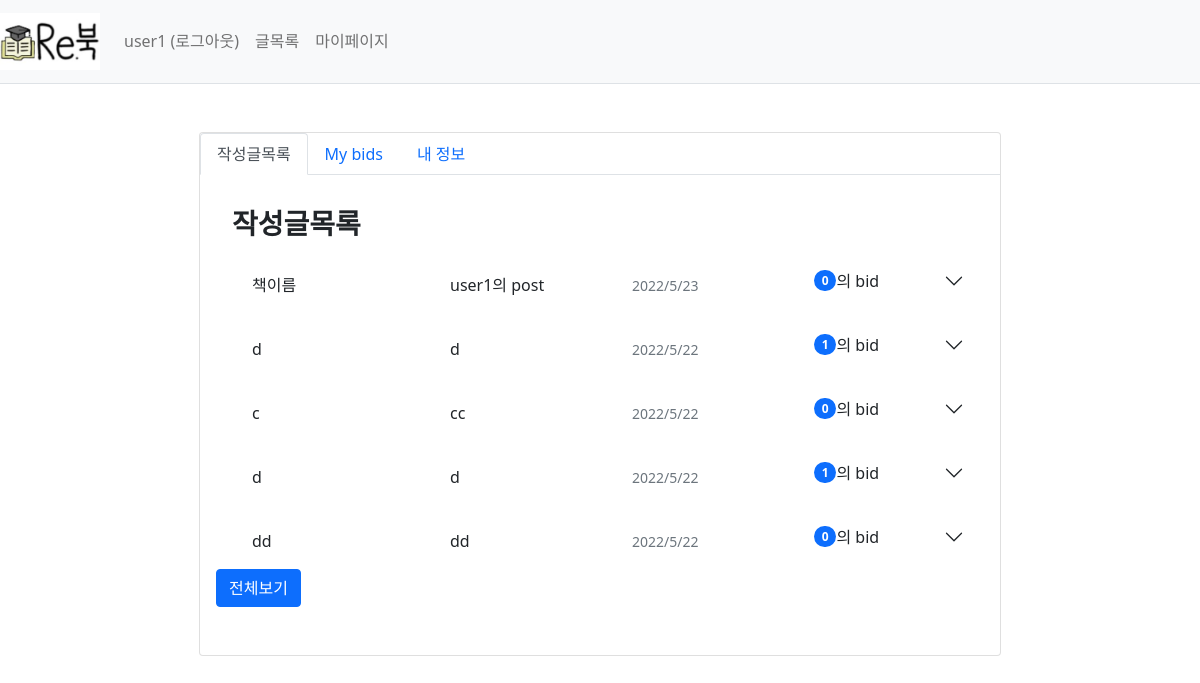
Page /mypage/list (signed in) on the committed database.
### webproject/models.py (models this page shows)
class User(db.Model):
    id = db.Column(db.Integer, primary_key =True)
    username = db.Column(db.String(150), unique=True, nullable=False)
    password = db.Column(db.String(200), nullable=False)
    email = db.Column(db.String(120), unique=True, nullable=False)

class BookInfo(db.Model): # 책 정보
    __tablename__ = 'bookinfo'
    id = db.Column(db.Integer, primary_key=True)
    name = db.Column(db.String(200),nullable=False) #책이름
    author = db.Column(db.String(200),nullable=False) #저자
    school = db.Column(db.String(200),nullable=False) #학교
    department = db.Column(db.String(200),nullable=False) #학과
    price = db.Column(db.Integer, nullable=False)

class Post(db.Model): #판매페이지
    id = db.Column(db.Integer, primary_key=True)
    subject = db.Column(db.String(200), nullable=False)
    content = db.Column(db.Text(),nullable=False)
    isparcel = db.Column(db.Boolean(), nullable=True,server_default='True')  # True: 택배, False: 직거래
    create_date = db.Column(db.DateTime(), nullable=False)
    img_path = db.Column(db.String(), nullable=True, server_default='1')  # 요거는 나중에 추가해보자
    book_info_id = db.Column(db.Integer, db.ForeignKey('bookinfo.id', ondelete='CASCADE'))
    book = db.relationship('BookInfo', backref=db.backref('post_set'))
    user_id = db.Column(db.Integer, db.ForeignKey('user.id', ondelete='CASCADE'), nullable=False)
    user = db.relationship('User', backref=db.backref('post_set'))

### webproject/views/mypage_views.py (the view)
@bp.route('/list')
@login_required
def _list():
    user_id=session.get('user_id')
    post_list = Post.query.filter(Post.user_id==user_id).order_by(Post.create_date.desc())
    reply_list = Reply.query.filter(Reply.user_id==user_id).order_by(Reply.create_date.desc())
    return render_template('mypage/mypage_list.html', post_list=post_list, reply_list=reply_list)

### webproject/views/auth_views.py (called while the page is built)
def login_required(view):
    @functools.wraps(view)
    def wrapped_view(**kwargs):
        if g.user is None:
            return redirect(url_for('auth.login'))
        return view(**kwargs)
    return wrapped_view

@bp.before_app_request
def load_logged_in_user():
    user_id=session.get('user_id')
    if user_id is None:
        g.user = None
    else:
        g.user = User.query.get(user_id)

@bp.before_app_request
def load_logged_in_user():
    user_id=session.get('user_id')
    if user_id is None:
        g.user = None
    else:
        g.user = User.query.get(user_id)

### webproject/templates/mypage/mypage_list.html (shortened to what this page needs)
{% extends 'base.html' %}
{% block content%}
<div class="d-flex justify-content-center mt-5">
    <div class="card">
<nav>
  <div class="nav nav-tabs" id="nav-tab" role="tablist">
    <button class="nav-link active" id="nav-home-tab" data-bs-toggle="tab" data-bs-target="#nav-home" type="button" role="tab" aria-controls="nav-home" aria-selected="true">작성글목록</button>
    <button class="nav-link" id="nav-profile-tab" data-bs-toggle="tab" data-bs-target="#nav-profile" type="button" role="tab" aria-controls="nav-profile" aria-selected="false">My bids</button>
    <button class="nav-link" id="nav-contact-tab" data-bs-toggle="tab" data-bs-target="#nav-contact" type="button" role="tab" aria-controls="nav-contact" aria-selected="false">내 정보</button>
  </div>
</nav>
<div class="tab-content" id="nav-tabContent">
  <div class="tab-pane fade show active" id="nav-home" role="tabpanel" aria-labelledby="nav-home-tab" tabindex="0" style="overflow-y:scroll;">
    <div class="card-body" style="width:50em; height:30em;" >
        <h3 class="mt-3 ms-3"><b>작성글목록</b></h3>
    {%if post_list[0]%}
    {%for i in range(5)%}
    {%if post_list[i]%}
    <div class="accordion accordion-flush" id="accordionFlushExample">
      <div class="accordion-item">
          <button class="accordion-button collapsed" type="button" data-bs-toggle="collapse" data-bs-target="#flush-collapse{{i}}" aria-expanded="false" aria-controls="flush-collapseOne">
                <div class="ms-3 col-md-3 mt-2" style="float:left;">{{post_list[i].book.name}}</div>
                <div class="ms-3 col-md-3 mt-2" style="float:left;">{{post_list[i].subject}}</div>
                <div class="col-md-2 mt-2 col-md-3 " style="float:right;"><small class="text-muted">{{post_list[i].create_date.year}}/{{post_list[i].create_date.month}}/{{post_list[i].create_date.day}}</small></div>
              <span class="badge bg-primary rounded-pill ">{{post_list[i].reply_set|length}}</span>
              <span>의 bid</span>
          </button>
      </div>
    </div>
    {%endif%}
    {%endfor%}
                <a href="{{url_for('mypage.post_all')}}">
                <button class="btn btn-primary" >전체보기</button>
                </a>
    {%else%}
        <p>작성 글이 없습니다</p>
    {%endif%}
    </div>
  </div>
</div>
</div>
</div>
{% endblock %}

### webproject/templates/base.html (shortened to what this page needs)
<!doctype html>
<html lang="kor">
<head>
    <link rel="stylesheet" href="{{ url_for('static',filename='bootstrap.min.css') }}">
    <link rel="stylesheet" href="{{ url_for('static', filename='style.css') }}">
</head>
<body>
<nav class="navbar navbar-expand-lg navbar-light bg-light border-bottom">
    <a class="navbar-brand" href="{{url_for('main.index')}}"><img src="{{url_for('static',filename='logo.jpg')}}" alt="re 북" width="100px"></a>
    <div class="collapse navbar-collapse flex-grow-0" id="navbarNav">
        {% if g.user %}
        <ul class="navbar-nav">
            <li class="nav-item">
                <a class="nav-link" href="{{ url_for('auth.logout') }}">{{ g.user.username }} (로그아웃)</a>
            </li>
        </ul>
        {% endif %}
        <ul class="navbar-nav">
            <li class="nav-item">
                <a class="nav-link" href="/post">글목록</a>
            </li>
            <li class="nav-item">
                <a class="nav-link" href="/mypage/list">마이페이지</a>
            </li>
        </ul>
    </div>
</nav>
{% block content %}{% endblock %}
</body>
</html>

### rows in the picture
User: user.username "user1"
BookInfo: name "책이름"
Post: subject "user1의 post", create_date "2022", create_date "5", create_date "23"
BookInfo: name "d"
Post: subject "d", create_date "2022", create_date "5", create_date "22"
BookInfo: name "c"
Post: subject "cc", create_date "2022", create_date "5", create_date "22"
BookInfo: name "d"
Post: subject "d", create_date "2022", create_date "5", create_date "22"
BookInfo: name "dd"
Post: subject "dd", create_date "2022", create_date "5", create_date "22"

### other values in the picture
{{ post_list[i].reply_set|length }} "0" "1" "0" "1" "0"
